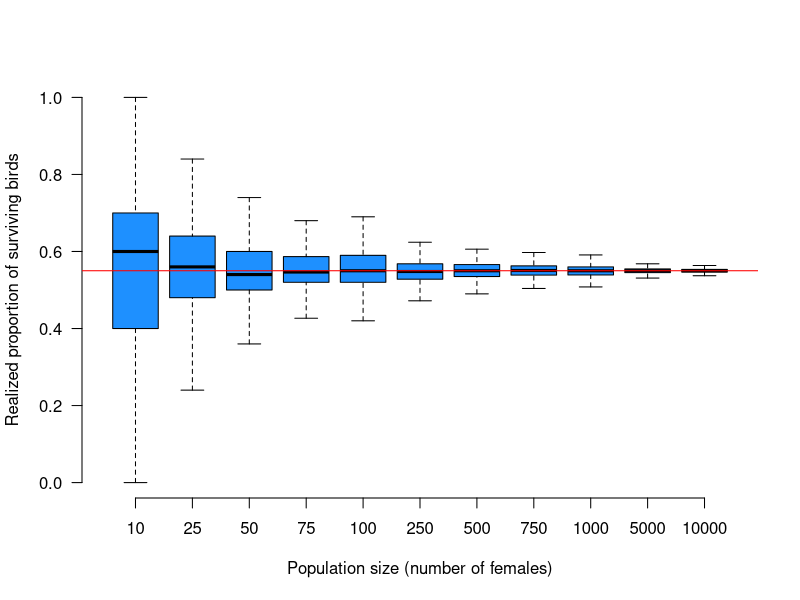
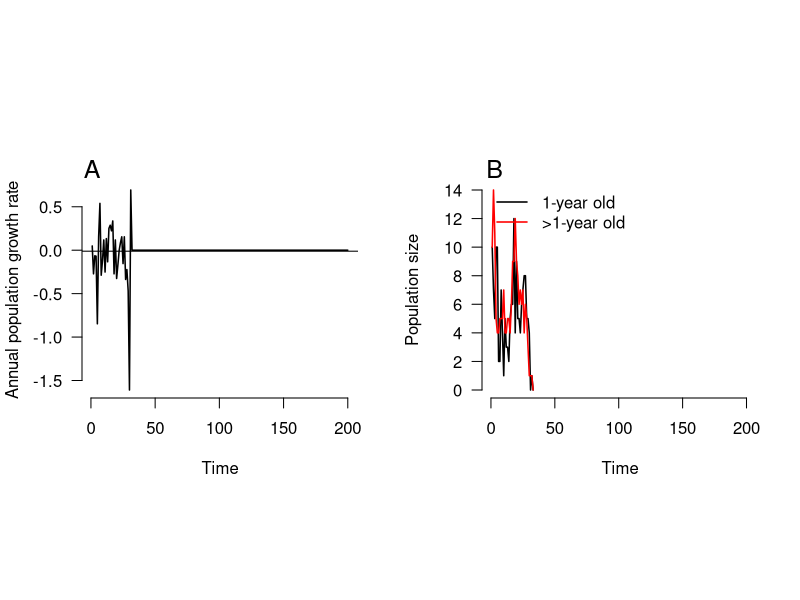

The R source for these figures, in order: (Note: a time limit stopped this script after it produced the figures.)
# Schaub & Kery (2021) Integrated Population Models
# Chapter 3 : Introduction to stage-structured population models
# ----------------------------------------------------
# Code from proofs.

# Run time approx. 3 mins

# 3.3 Classical analysis of a matrix population model
# ===================================================

# 3.3.4 Analysis of a matrix population model with demographic stochasticity
# --------------------------------------------------------------------------

rbinom(n=1, size=10, prob=0.55)
# [1] 4

rbinom(n=20, size=10, prob=0.55)
# [1] 4 6 7 6 7 4 4 7 9 3 5 5 6 6 1 6 2 6 1 6

size <- c(10, 25, 50, 75, 100, 250, 500, 750, 1000, 5000, 10000)
s <- matrix(NA, nrow=1000, ncol=length(size))
for (i in 1:length(size)){
  s[,i] <- rbinom(n=1000, size=size[i], prob=0.55) / size[i]
}

boxplot(s, ylab="Realized proportion of surviving birds",
    xlab="Population size (number of females)", names=size, outline=FALSE,
    col="dodgerblue", las=1, frame=FALSE)
abline(h=0.55, col="red", lwd=1)

# Define mean of the demographic parameters
mean.sj <- 0.3
mean.sa <- 0.55
mean.f1 <- 1.3
mean.fa <- 1.8

# Define the number of years over which we let the population evolve
T <- 200

# Define population matrix and initial stage-specific population sizes
N <- matrix(NA, nrow=2, ncol=T+1)
N[,1] <- c(10, 10)

# Project population
r <- numeric(T)
for (t in 1:T){
  N[1,t+1] <- rpois(1, mean.sj * mean.f1 * N[1,t] + mean.sj * mean.fa * N[2,t])
  N[2,t+1] <- rbinom(1, sum(N[,t]), mean.sa)
  if (sum(N[,t+1]) == 0) break                # Stop calculation if pop. extinct
  r[t] <- log(sum(N[,t+1])) - log(sum(N[,t]))
}

mean(r) # Compute stochastic growth rate
# [1] 0.02552

# Plot graphs with estimated population growth rates and size
op <- par("mfrow", "cex")
layout(matrix(1:2, 1, 2, byrow=TRUE), widths=c(1, 1), heights=1, TRUE)
plot(r, type="l", lwd=1.5, ylab="Annual population growth rate", xlab="Time", axes=FALSE)
axis(1)
axis(2, las=1)
abline(h=mean(r))
mtext("A", at=1, cex=1.5)
# plot(N[1,], type="l", lwd=1.5, ylab="Population size", xlab="Time", axes=FALSE, ylim=range(N))
plot(N[1,], type="l", lwd=1.5, ylab="Population size", xlab="Time", axes=FALSE, ylim=range(N, na.rm=TRUE))
axis(1)
axis(2, las=1)
mtext("B", at=3, cex=1.5)
lines(N[2,], lwd=1.5, col="red")
legend("topleft", lwd=c(1.5, 1.5), col=c("black", "red"), legend=c("1-year old", ">1-year old"), bty="n")
par(op)

# Define mean of the demographic parameters
mean.sj <- 0.3
mean.sa <- 0.55
mean.f1 <- 1.3
mean.fa <- 1.8

# Define the number of years with predictions and the Monte Carlo setting
T <- 200
nsim <- 100000

# Define population matrix and initial stage-specific population sizes
N <- array(NA, dim=c(2, T+1, nsim))
N[,1,] <- c(10, 10)
r <- matrix(NA, nrow=T, ncol=nsim)
alive <- matrix(NA, nrow=T, ncol=nsim)
mean.r <- numeric(nsim)

# Project population
for (s in 1:nsim){
  if(s %% 1000 == 0) {cat(paste("*** Simrep", s, "***\n")) } # Counter
  for (t in 1:T){
    N[1,t+1,s] <- rpois(1, mean.sj * mean.f1 * N[1,t,s] + mean.sj * mean.fa * N[2,t,s])
    N[2,t+1,s] <- rbinom(1, sum(N[,t,s]), mean.sa)
    if (sum(N[,t+1,s]) == 0) break
    r[t,s] <- log(sum(N[,t+1,s])) - log(sum(N[,t,s]))
    alive[t,s] <- t
  } #t
  mean.r[s] <- mean(r[min(alive[,s], na.rm=TRUE):max(alive[,s], na.rm=TRUE),s])
} #s

# Mean and SD of the population growth rate
mean(mean.r)
# [1] -0.009097617
sd(mean.r)
# [1] 0.05689681

# Mean and SD of the population growth rate for populations that did not go extinct
not.extinct <- which(!is.na(alive[T,]))
mean(mean.r[not.extinct])
# [1] 0.01966304
sd(mean.r[not.extinct])
# [1] 0.006095664

# Extinction probability (after T years)
sum(is.na(alive[T,])) / nsim
# [1] 0.28917

# Plot graph with population growth rates (Fig. 3.14 and 3.15)
op <- par(mar=c(4, 4, 2, 1), las=1, cex=1.1, "mfrow")
layout(matrix(c(1, 1, 2, 3), 2, 2, byrow=TRUE), widths=c(1, 1), heights=c(1, 1), TRUE)
plot(r[,1], type="l", lwd=0.5, ylab="Annual population growth rate", xlab="Time",
    ylim=range(r[which(!is.na(alive))]), col="lightgrey", axes=FALSE)
axis(1); axis(2)
for (s in 2:nsim){
  lines(r[!is.na(alive[,s]),s], lwd=0.5, col="lightgrey")
}
lines(apply(r, 1, mean, na.rm=TRUE), lwd=1.5)
mtext("A", at=0, cex=1.5)

a <- hist(mean.r, nclass=100, col="dodgerblue", main="", xlab="Population growth rate",
xlim=c(-0.5, 0.1), axes=FALSE)
axis(1)
axis(2, at=c(0, 10000, 20000, 30000, 40000), labels=c(0, 10, 20, 30, 40))
mtext("B", at=a$mids[26], cex=1.5)

a <- hist(mean.r[not.extinct], nclass=25, col="dodgerblue", main="",
xlab="Population growth rate", axes=FALSE)
axis(1)
axis(2, at=c(0, 2000, 4000, 6000, 8000, 10000), labels=c(0, 2, 4, 6, 8, 10))
mtext("C", at=a$mids[1], cex=1.5)
par(op)
